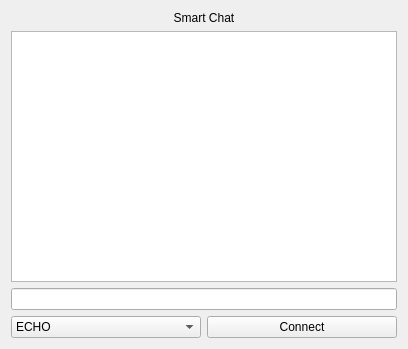
<?xml version="1.0" encoding="UTF-8"?>
<ui version="4.0">
 <class>SmartWidget</class>
 <widget class="QWidget" name="SmartWidget">
  <property name="geometry">
   <rect>
    <x>0</x>
    <y>0</y>
    <width>408</width>
    <height>349</height>
   </rect>
  </property>
  <property name="windowTitle">
   <string>SmartWidget</string>
  </property>
  <layout class="QVBoxLayout" name="verticalLayout">
   <item>
    <widget class="QLabel" name="label">
     <property name="text">
      <string>Smart Chat</string>
     </property>
     <property name="alignment">
      <set>Qt::AlignCenter</set>
     </property>
    </widget>
   </item>
   <item>
    <widget class="QListWidget" name="listWidget"/>
   </item>
   <item>
    <widget class="QLineEdit" name="lineEdit"/>
   </item>
   <item>
    <layout class="QHBoxLayout" name="horizontalLayout">
     <item>
      <widget class="QComboBox" name="comboBox">
       <item>
        <property name="text">
         <string>ECHO</string>
        </property>
       </item>
       <item>
        <property name="text">
         <string>TULING</string>
        </property>
       </item>
       <item>
        <property name="text">
         <string>YANSHEE</string>
        </property>
       </item>
      </widget>
     </item>
     <item>
      <widget class="QPushButton" name="pushButton">
       <property name="text">
        <string>Connect</string>
       </property>
      </widget>
     </item>
    </layout>
   </item>
  </layout>
 </widget>
 <resources/>
 <connections/>
</ui>
